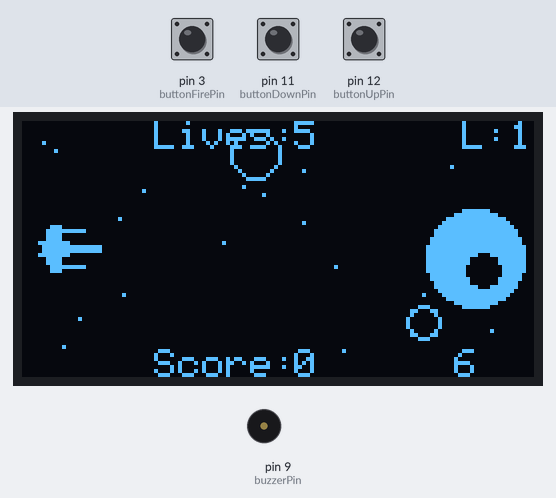
This sketch was run on a simulated Arduino Nano, built with avr-gcc and run on an emulated ATmega328P. Parts: 128×64 one-colour display, buzzer (waves = sounding). The inputs (shaded band) are chosen by the test bench; at power-on: pin 3 (buttonFirePin) HIGH, pin 11 (buttonDownPin) HIGH, pin 12 (buttonUpPin) HIGH. The display library's start-up logo is not drawn; random numbers use the default seed unless the sketch sets one.

Above: at 6.3 s.
6.4 s: pin 3 (buttonFirePin) pulled LOW for 0.15 s
At 7.02 s:
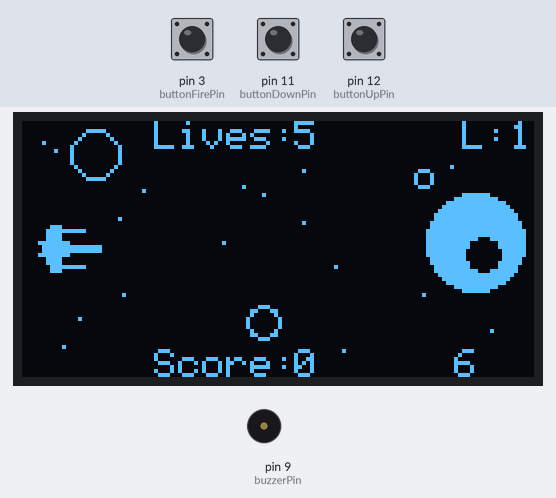
7.1 s: pin 11 (buttonDownPin) pulled LOW for 0.15 s
At 7.35 s:
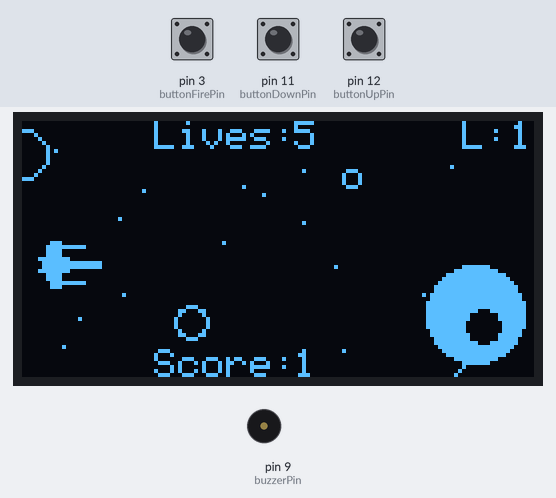
7.8 s: pin 12 (buttonUpPin) pulled LOW for 0.15 s
At 8.0 s:
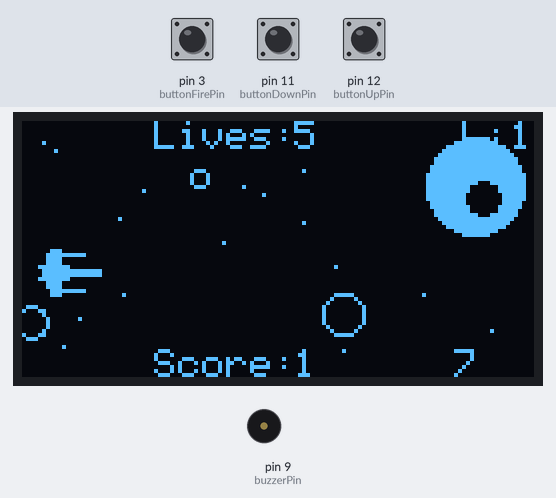
8.5 s: pin 3 (buttonFirePin) pulled LOW for 1 s
At 9.25 s:
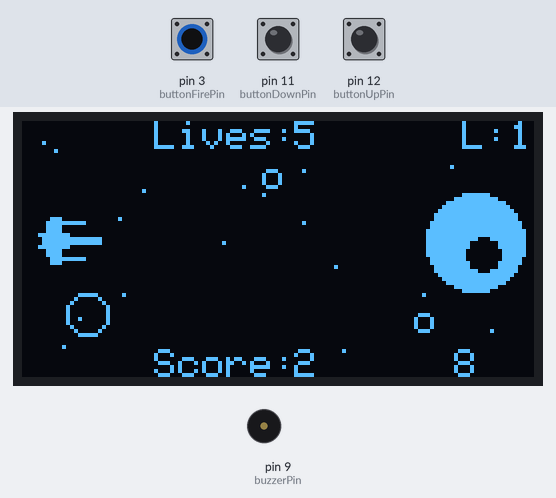
10.1 s: pin 11 (buttonDownPin) pulled LOW for 1 s
At 10.8 s:
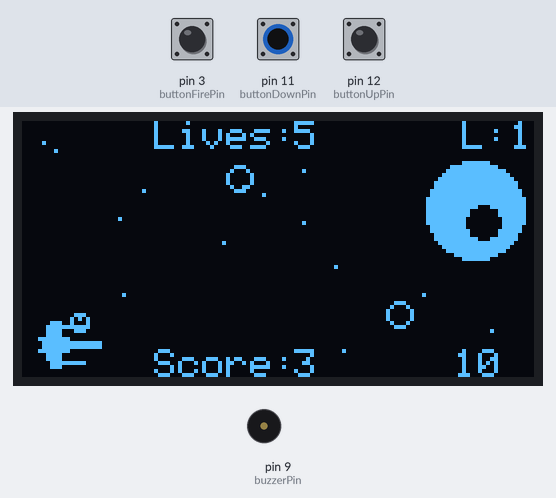
11.7 s: pin 12 (buttonUpPin) pulled LOW for 0.15 s
At 17.5 s:
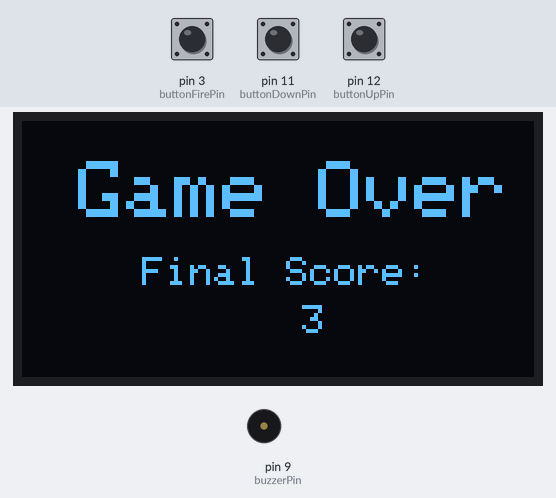
Timing chart, 0 to 18.5 s (numbered marks = the images above; inputs shaded):
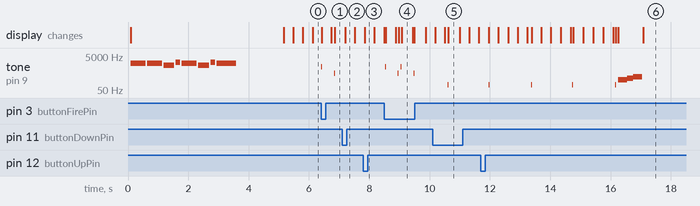

Measured:
- after the input at 6.4 s, tone on pin 9 (buzzerPin): silent → 1200 Hz at once, → silent 0.02 s later, → 500 Hz 0.41 s later, → silent 0.02 s later
- after the input at 8.5 s, tone on pin 9 (buzzerPin): plays 1200 Hz for 0.02 s, 500 Hz for 0.02 s, 1200 Hz for 0.02 s, 500 Hz for 0.02 s, starting at once
- after the input at 10.1 s, tone on pin 9 (buzzerPin): silent → 100 Hz after 0.50 s, → silent 0.02 s later

The sketch:

sketch.ino
```cpp
// Includes the necessary libraries for OLED display and graphics
#include <Adafruit_GFX.h>
#include <Adafruit_SSD1306.h>

// Pin Definitions
const int buttonUpPin = 12;
const int buttonDownPin = 11;
const int buttonFirePin = 3;
const int buzzerPin = 9;

// OLED Display Configuration
#define SCREEN_WIDTH 128
#define SCREEN_HEIGHT 64
#define OLED_RESET -1
Adafruit_SSD1306 display(SCREEN_WIDTH, SCREEN_HEIGHT, &Wire, OLED_RESET);

// I2C address for the display
#define SCREEN_ADDRESS 0x3C

// Game Constants
const int playerWidth = 16;
const int playerHeight = 16;
const int playerStartPos = 24;
const int playerBulletSpeed = 8;
const int enemyBulletSpeedStart = 2;
const int enemyStartDiameter = 12;
const int playerStartLives = 5;
const int levelUpInterval = 10; // 10 points

// Game State Variables
int playerPos = playerStartPos;
int playerBulletX = 0;
int playerBulletY = 0;
bool playerBulletFired = false;

int enemyPosY = 8;
int enemyDirection = 0;
int enemyDiameter = enemyStartDiameter;
int enemyBulletSpeed = enemyBulletSpeedStart;
int enemySpeedAttribute = 6;
int numEnemyBullets = 0;

int score = 0;
int level = 1;
int lives = playerStartLives;
unsigned long inGameTime = 0;
unsigned long levelUpScore = 0;
unsigned long lastBulletLaunchTime = 0;
unsigned long gameStartTime = 0;

bool gameRunning = true;
bool gameOver = false;

// Enemy Bullets
struct Bullet {
  int x, y;
  int diameter;
};

Bullet enemyBullets[4];

// Define musical notes frequencies
const int f = 1396;   // F
const int a = 1865;   // A
const int cH = 2093;  // High C

// Player sprite (bitmap)
const uint8_t dioda16[] PROGMEM = {
  0x00, 0x00, 0x00, 0x00, 0x1C, 0x00, 0x3F, 0xF0, 0x3C, 0x00, 0x3C, 0x00, 0xFF, 0x00, 0x7F, 0xFF,
0x7F, 0xFF, 0xFF, 0x00, 0x3C, 0x00, 0x3C, 0x00, 0x1F, 0xF0, 0x1C, 0x00, 0x00, 0x00, 0x00, 0x00
};

// Bitmap loading screen
const unsigned char storm [] PROGMEM = {
0x00, 0x00, 0x00, 0x00, 0x00, 0x00, 0x00, 0x00, 0x00, 0x00, 0x00, 0x00, 0x00, 0x00, 0x00, 0x00,
0x00, 0x00, 0x00, 0x00, 0x7F, 0xFE, 0x00, 0x00, 0x00, 0x07, 0x80, 0x01, 0xE0, 0x00, 0x00, 0x0C,
0x00, 0x00, 0x20, 0x00, 0x00, 0x18, 0x00, 0x00, 0x18, 0x00, 0x00, 0x30, 0x00, 0x00, 0x04, 0x00,
0x00, 0x20, 0x00, 0x00, 0x04, 0x00, 0x00, 0x20, 0x00, 0x00, 0x04, 0x00, 0x00, 0x60, 0x00, 0x00,
0x02, 0x00, 0x00, 0x40, 0x00, 0x00, 0x02, 0x00, 0x00, 0x40, 0x00, 0x00, 0x01, 0x00, 0x00, 0x40,
0x00, 0x00, 0x01, 0x00, 0x00, 0x40, 0x00, 0x00, 0x01, 0x00, 0x00, 0x7F, 0xE0, 0x00, 0x01, 0x00,
0x00, 0x7F, 0xFF, 0xFF, 0xFF, 0x00, 0x00, 0x7F, 0xFF, 0xFF, 0xFF, 0x00, 0x00, 0xD7, 0xFF, 0xFF,
0xE1, 0x00, 0x01, 0xBF, 0xFC, 0x1F, 0xFA, 0x80, 0x01, 0xBF, 0xF1, 0xCF, 0xFA, 0x80, 0x01, 0x3F,
0xC2, 0x37, 0xF7, 0x80, 0x01, 0xEF, 0x9C, 0x01, 0xE7, 0xC0, 0x01, 0xE0, 0x70, 0x06, 0x06, 0x80,
0x01, 0xE0, 0xC0, 0x03, 0x06, 0x80, 0x01, 0xFF, 0x80, 0x01, 0xFF, 0x80, 0x01, 0xF8, 0x00, 0x00,
0x1D, 0xC0, 0x03, 0x70, 0x00, 0x80, 0x0C, 0x60, 0x05, 0xB0, 0x07, 0xF0, 0x08, 0x90, 0x09, 0x10,
0x1F, 0xF8, 0x09, 0xD0, 0x0B, 0x90, 0x1F, 0x7C, 0x03, 0xF0, 0x0F, 0xC0, 0xFC, 0x0F, 0x07, 0x90,
0x0D, 0x43, 0xC0, 0x03, 0x07, 0x90, 0x05, 0x64, 0x00, 0x00, 0xCF, 0x10, 0x07, 0xFC, 0x00, 0x00,
0x26, 0x10, 0x01, 0x80, 0x00, 0x00, 0x10, 0x20, 0x01, 0x00, 0x00, 0x00, 0x0E, 0x40, 0x01, 0x80,
0x07, 0xF0, 0x01, 0x80, 0x00, 0x80, 0x07, 0xC8, 0x00, 0x80, 0x00, 0x80, 0x0B, 0xE8, 0x00, 0x80,
0x00, 0x87, 0x97, 0xE9, 0xE0, 0x80, 0x00, 0x87, 0xDF, 0xEF, 0xA0, 0x80, 0x00, 0x4B, 0xFF, 0xFF,
0xA0, 0x80, 0x00, 0x6B, 0xDF, 0xFB, 0xA3, 0x00, 0x00, 0x24, 0x97, 0xE8, 0x24, 0x00, 0x00, 0x1E,
0x1F, 0xC0, 0x2C, 0x00, 0x00, 0x07, 0xF8, 0x1F, 0xF0, 0x00, 0x00, 0x00, 0x0F, 0xF8, 0x00, 0x00
};

// Main setup function
void setup() {
  // Initialize the OLED display
  if (!display.begin(SSD1306_SWITCHCAPVCC, SCREEN_ADDRESS)) {
    for (;;); // Don't proceed, loop forever
  }
  display.display();

  // Clear the buffer.
  display.clearDisplay();

  // Display bitmap image
  display.drawBitmap(40, 9, storm, 48, 48, WHITE);
  display.display();

  // Play startup melody
  beep(a, 500);
  beep(a, 500);
  beep(f, 350);
  beep(cH, 150);
  beep(a, 500);
  beep(f, 350);
  beep(cH, 150);
  beep(a, 650);

  delay(1500);
  display.clearDisplay();

  // Initialize pins for buttons and buzzer
  pinMode(buttonUpPin, INPUT_PULLUP);
  pinMode(buttonDownPin, INPUT_PULLUP);
  pinMode(buttonFirePin, INPUT_PULLUP);
  pinMode(buzzerPin, OUTPUT);

  // Initialize game
  resetGame();
}

// Main loop function
void loop() {
  if (gameRunning) {
    inGameTime = millis() / 1000;
    updateGame();
    drawGame();
  } else if (gameOver) {
    displayGameOver();
  }
}

// Function to update game state
void updateGame() {
  updatePlayer();
  updateBullets();
  updateEnemy();
  checkCollisions();
  checkLevelUp();
}

// Function to draw game on the OLED display
void drawGame() {
  display.clearDisplay();
  drawStars();
  drawPlayer();
  drawEnemy();
  drawBullets();
  drawHUD();
  display.display();
}

// Function to update player's position and bullet firing
void updatePlayer() {
  // Handle player movement and firing
  if (digitalRead(buttonUpPin) == LOW && playerPos >= 2) {
    playerPos -= 2;
  }
  if (digitalRead(buttonDownPin) == LOW && playerPos <= SCREEN_HEIGHT - playerHeight - 2) {
    playerPos += 2;
  }
  if (digitalRead(buttonFirePin) == LOW && !playerBulletFired) {
    playerBulletFired = true;
    playerBulletX = playerWidth;
    playerBulletY = playerPos + 8;
    beep(1200, 20); // Play firing sound
  }
  if (playerBulletFired) {
    playerBulletX += playerBulletSpeed;
    if (playerBulletX > SCREEN_WIDTH) {
      playerBulletFired = false;
    }
  }
}

// Function to update enemy bullets and launch new bullets
void updateBullets() {
  for (int i = 0; i < numEnemyBullets; ++i) {
    enemyBullets[i].x -= enemyBulletSpeed;
    if (enemyBullets[i].x < 0) {
      enemyBullets[i] = enemyBullets[--numEnemyBullets];
    }
  }
  if (millis() - lastBulletLaunchTime > random(400, 1200)) {
    launchEnemyBullet();
  }
}

// Function to update enemy's position and behavior
void updateEnemy() {
  if (enemyDirection == 0) {
    enemyPosY += enemyDiameter / enemySpeedAttribute;
  } else {
   enemyPosY -= enemyDiameter / enemySpeedAttribute;
  }
  // Bottom of the screen
  if (enemyPosY >= SCREEN_HEIGHT - enemyDiameter) {
    enemyDirection = 1;
  }
  // Top of the screen
  if (enemyPosY <= 13) {
    enemyDirection = 0;
  }
}

// Function to check if player leveled up and adjust game parameters
void checkLevelUp() {
  if ((levelUpScore + 1) % 10 == 0) {
    levelUpScore = 0;
    level++;
    enemyBulletSpeed++;
    if (level % 2 == 0) {
      enemyDiameter = max(1, enemyDiameter - 1);
      enemySpeedAttribute = max(1, enemySpeedAttribute - 1);
    }
  }
}

// Function to draw background stars
void drawStars() {
  int starCoords[18][2] = {
    {50, 30}, {30, 17}, {60, 18}, {55, 16}, {25, 43},
    {100, 43}, {117, 52}, {14, 49}, {24, 24}, {78, 36},
    {80, 57}, {107, 11}, {150, 11}, {5, 5}, {8, 7},
    {70, 12}, {10, 56}, {70, 25}
  };
  for (int i = 0; i < 18; ++i) {
    display.drawPixel(starCoords[i][0], starCoords[i][1], WHITE);
  }
}

// Function to draw player's spaceship
void drawPlayer() {
  display.drawBitmap(4, playerPos, dioda16, playerWidth, playerHeight, WHITE);
  if (playerBulletFired) {
    display.drawLine(playerBulletX, playerBulletY, playerBulletX + 4, playerBulletY, WHITE);
  }
}

// Function to draw enemy's spaceship
void drawEnemy() {
  display.fillCircle(SCREEN_WIDTH - 15, enemyPosY, enemyDiameter, WHITE);
  display.fillCircle(SCREEN_WIDTH - 13, enemyPosY + 3, enemyDiameter / 3, BLACK);
}

// Function to draw bullets on the display
void drawBullets() {
  for (int i = 0; i < numEnemyBullets; ++i) {
    display.drawCircle(enemyBullets[i].x, enemyBullets[i].y, enemyBullets[i].diameter, WHITE);
  }
}

// Function to draw HUD (score, lives, level, time) on the display
void drawHUD() {
  display.setTextSize(1);
  display.setTextColor(WHITE);

  display.setCursor(33, 57);
  display.println("Score:");
  display.setCursor(68, 57);
  display.println(score);

  display.setCursor(33, 0);
  display.println("Lives:");
  display.setCursor(68, 0);
  display.println(lives);

  display.setCursor(110, 0);
  display.println("L:");
  display.setCursor(122, 0);
  display.println(level);

  display.setCursor(108, 57);
  display.println(inGameTime);
}

// Function to check collisions (player with enemy bullets and vice versa)
void checkCollisions() {
  // Check player bullet collision with enemy
  if (playerBulletFired &&
      playerBulletY >= enemyPosY - enemyDiameter && playerBulletY <= enemyPosY + enemyDiameter &&
      playerBulletX >= SCREEN_WIDTH - 10 - enemyDiameter && playerBulletX <= SCREEN_WIDTH - 10 + enemyDiameter) {
    playerBulletFired = false;
    score++;
    levelUpScore++;
    beep(500, 20);
  }

  // Check enemy bullets collision with player
  for (int i = 0; i < numEnemyBullets; ++i) {
    int bulletY = playerPos + 8;
    if (enemyBullets[i].y >= bulletY - 8 && enemyBullets[i].y <= bulletY + 8 &&
        enemyBullets[i].x >= 4 && enemyBullets[i].x <= 12) {
      lives--;
      if (lives <= 0) {
        gameOver = true;
        gameRunning = false;
      }
      enemyBullets[i] = enemyBullets[--numEnemyBullets];
      beep(100, 20);
    }
  }
}

// Function to display Game Over and score
void displayGameOver() {
  // Play game over melody
  if (lives == 0) {
    tone(9, 200, 300);
    delay(300);
    tone(9, 250, 200);
    delay(200);
    tone(9, 300, 300);
    delay(300);
    lives = playerStartLives; // Reset lives to initial value
  }

  display.clearDisplay(); // Clear the OLED display
  display.setTextSize(2); // Set text size to 2x
  display.setCursor(14, 10); // Set cursor position for "Game Over"
  display.println("Game Over"); // Display "Game Over"
  display.setTextSize(1); // Set text size back to 1x
  display.setCursor(30, 34); // Set cursor position for "Final Score:"
  display.println("Final Score:"); // Display "Final Score:"
  display.setCursor(70, 46); // Set cursor position for the actual score value
  display.println(score); // Display the current score
  display.display(); // Update the display

  // Restart game if button is pressed
  if (digitalRead(buttonFirePin) == LOW) {
    tone(9, 280, 300);
    delay(300);
    tone(9, 250, 200);
    delay(200);
    tone(9, 370, 300);
    delay(300);
    resetGame(); // Reset the game state
  }
}

void resetGame() {
  // Reset player position and bullet state
  playerPos = playerStartPos;
  playerBulletX = 0;
  playerBulletY = 0;
  playerBulletFired = false;

  // Reset enemy parameters
  enemyPosY = 8;
  enemyDirection = 0;
  enemyDiameter = enemyStartDiameter;
  enemyBulletSpeed = enemyBulletSpeedStart;
  numEnemyBullets = 0;

  // Reset game score, level, and time
  score = 0;
  level = 1;
  levelUpScore = 0;
  lastBulletLaunchTime = 0;
  gameStartTime = 0;
  inGameTime = 0;

  // Reset game state flags
  gameRunning = true;
  gameOver = false;
}

void launchEnemyBullet() {
  int diameter = random(2, 7); // Generates a random size between 7 and 12 for bullet size
  if (numEnemyBullets < 3) { // Only launch bullet if there are less than 3 bullets already
    enemyBullets[numEnemyBullets++] = {SCREEN_WIDTH - 10, enemyPosY, diameter}; // Add bullet at enemy position
    lastBulletLaunchTime = millis(); // Record the launch time
  }
}

void beep(int note, int duration) {
  tone(buzzerPin, note, duration); // Generate a tone for specified duration
  delay(duration); // Delay for the specified duration
  noTone(buzzerPin); // Stop the tone
  delay(50); // Small delay after the tone
}

long readVcc() {
  // Determine the appropriate ADC settings for reading Vcc based on the microcontroller type
  #if defined(_AVR_ATmega32U4) || defined(AVR_ATmega1280) || defined(AVR_ATmega2560_)
    ADMUX = _BV(REFS0) | _BV(MUX4) | _BV(MUX3) | _BV(MUX2) | _BV(MUX1);
  #elif defined (_AVR_ATtiny24) || defined(AVR_ATtiny44) || defined(AVR_ATtiny84_)
    ADMUX = _BV(MUX5) | _BV(MUX0);
  #elif defined (_AVR_ATtiny25) || defined(AVR_ATtiny45) || defined(AVR_ATtiny85_)
    ADMUX = _BV(MUX3) | _BV(MUX2);
  #else
    ADMUX = _BV(REFS0) | _BV(MUX3) | _BV(MUX2) | _BV(MUX1);
  #endif

  delay(2); // Wait for Vref to settle
  ADCSRA |= _BV(ADSC); // Start conversion
  while (bit_is_set(ADCSRA, ADSC)); // Wait for measurement

  uint8_t low  = ADCL; // Read ADCL first to lock ADCH
  uint8_t high = ADCH; // Read ADCH

  long result = (high << 8) | low; // Combine high and low bytes
  result = 1125300L / result; // Calculate Vcc (in mV)
  return result; // Return Vcc in millivolts
}
```
